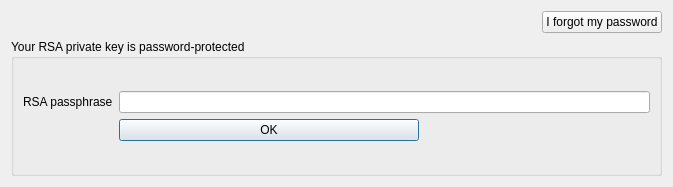
<?xml version="1.0" encoding="UTF-8"?>
<ui version="4.0">
 <class>PasswordPrompt</class>
 <widget class="QDialog" name="PasswordPrompt">
  <property name="geometry">
   <rect>
    <x>0</x>
    <y>0</y>
    <width>673</width>
    <height>187</height>
   </rect>
  </property>
  <property name="windowTitle">
   <string>IPID password prompt</string>
  </property>
  <layout class="QGridLayout" name="gridLayout_2">
   <item row="1" column="0">
    <widget class="QGroupBox" name="groupBox">
     <property name="title">
      <string>Your RSA private key is password-protected</string>
     </property>
     <layout class="QGridLayout" name="gridLayout_3">
      <item row="0" column="0">
       <layout class="QGridLayout" name="gridLayout">
        <item row="1" column="1">
         <widget class="QLineEdit" name="password"/>
        </item>
        <item row="1" column="0">
         <widget class="QLabel" name="label">
          <property name="text">
           <string>RSA passphrase</string>
          </property>
         </widget>
        </item>
        <item row="2" column="1">
         <widget class="QPushButton" name="okButton">
          <property name="maximumSize">
           <size>
            <width>300</width>
            <height>16777215</height>
           </size>
          </property>
          <property name="text">
           <string>OK</string>
          </property>
         </widget>
        </item>
       </layout>
      </item>
     </layout>
    </widget>
   </item>
   <item row="0" column="0" alignment="Qt::AlignRight">
    <widget class="QPushButton" name="forgotPwdButton">
     <property name="maximumSize">
      <size>
       <width>500</width>
       <height>16777215</height>
      </size>
     </property>
     <property name="text">
      <string>I forgot my password</string>
     </property>
    </widget>
   </item>
  </layout>
 </widget>
 <resources>
  <include location="../galacteek.qrc"/>
 </resources>
 <connections/>
</ui>
